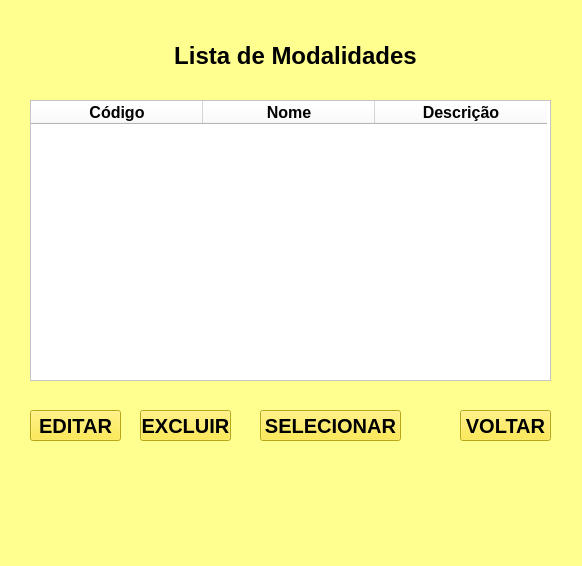
<?xml version="1.0" encoding="UTF-8"?>
<ui version="4.0">
 <class>Form</class>
 <widget class="QWidget" name="Form">
  <property name="geometry">
   <rect>
    <x>0</x>
    <y>0</y>
    <width>582</width>
    <height>566</height>
   </rect>
  </property>
  <property name="windowTitle">
   <string>Form</string>
  </property>
  <property name="styleSheet">
   <string notr="true">background-color: rgb(254, 255, 142);
alternate-background-color: rgb(255, 255, 127);
background-color: rgb(254, 255, 142);</string>
  </property>
  <widget class="QLabel" name="label">
   <property name="geometry">
    <rect>
     <x>10</x>
     <y>30</y>
     <width>571</width>
     <height>51</height>
    </rect>
   </property>
   <property name="font">
    <font>
     <pointsize>18</pointsize>
     <weight>75</weight>
     <bold>true</bold>
    </font>
   </property>
   <property name="styleSheet">
    <string notr="true">background-color: rgb(254, 255, 142);</string>
   </property>
   <property name="text">
    <string>Lista de Modalidades</string>
   </property>
   <property name="alignment">
    <set>Qt::AlignCenter</set>
   </property>
  </widget>
  <widget class="QTableWidget" name="tableWidget">
   <property name="geometry">
    <rect>
     <x>30</x>
     <y>100</y>
     <width>521</width>
     <height>281</height>
    </rect>
   </property>
   <property name="font">
    <font>
     <pointsize>12</pointsize>
     <weight>75</weight>
     <bold>true</bold>
    </font>
   </property>
   <property name="styleSheet">
    <string notr="true">background-color: rgb(255, 255, 255);</string>
   </property>
   <attribute name="horizontalHeaderDefaultSectionSize">
    <number>172</number>
   </attribute>
   <column>
    <property name="text">
     <string>Código</string>
    </property>
    <property name="font">
     <font>
      <pointsize>12</pointsize>
      <weight>75</weight>
      <bold>true</bold>
     </font>
    </property>
   </column>
   <column>
    <property name="text">
     <string>Nome</string>
    </property>
    <property name="font">
     <font>
      <pointsize>12</pointsize>
      <weight>75</weight>
      <bold>true</bold>
     </font>
    </property>
   </column>
   <column>
    <property name="text">
     <string>Descrição</string>
    </property>
    <property name="font">
     <font>
      <pointsize>12</pointsize>
      <weight>75</weight>
      <bold>true</bold>
     </font>
    </property>
   </column>
  </widget>
  <widget class="QPushButton" name="pushButton_2">
   <property name="geometry">
    <rect>
     <x>30</x>
     <y>410</y>
     <width>91</width>
     <height>31</height>
    </rect>
   </property>
   <property name="font">
    <font>
     <pointsize>15</pointsize>
     <weight>75</weight>
     <bold>true</bold>
    </font>
   </property>
   <property name="styleSheet">
    <string notr="true">background-color: rgb(255, 232, 34);</string>
   </property>
   <property name="text">
    <string>EDITAR</string>
   </property>
  </widget>
  <widget class="QPushButton" name="pushButton_3">
   <property name="geometry">
    <rect>
     <x>140</x>
     <y>410</y>
     <width>91</width>
     <height>31</height>
    </rect>
   </property>
   <property name="font">
    <font>
     <pointsize>15</pointsize>
     <weight>75</weight>
     <bold>true</bold>
    </font>
   </property>
   <property name="styleSheet">
    <string notr="true">background-color: rgb(255, 232, 34);</string>
   </property>
   <property name="text">
    <string>EXCLUIR</string>
   </property>
  </widget>
  <widget class="QPushButton" name="pushButton_4">
   <property name="geometry">
    <rect>
     <x>460</x>
     <y>410</y>
     <width>91</width>
     <height>31</height>
    </rect>
   </property>
   <property name="font">
    <font>
     <pointsize>15</pointsize>
     <weight>75</weight>
     <bold>true</bold>
    </font>
   </property>
   <property name="styleSheet">
    <string notr="true">background-color: rgb(255, 232, 34);</string>
   </property>
   <property name="text">
    <string>VOLTAR</string>
   </property>
  </widget>
  <widget class="QLabel" name="label_9">
   <property name="geometry">
    <rect>
     <x>210</x>
     <y>430</y>
     <width>161</width>
     <height>131</height>
    </rect>
   </property>
   <property name="text">
    <string/>
   </property>
   <property name="pixmap">
    <pixmap>logoacademiaOF-removebg-preview (1).png</pixmap>
   </property>
   <property name="scaledContents">
    <bool>true</bool>
   </property>
  </widget>
  <widget class="QPushButton" name="pushButton_5">
   <property name="geometry">
    <rect>
     <x>260</x>
     <y>410</y>
     <width>141</width>
     <height>31</height>
    </rect>
   </property>
   <property name="font">
    <font>
     <pointsize>15</pointsize>
     <weight>75</weight>
     <bold>true</bold>
    </font>
   </property>
   <property name="styleSheet">
    <string notr="true">background-color: rgb(255, 232, 34);</string>
   </property>
   <property name="text">
    <string>SELECIONAR</string>
   </property>
  </widget>
  <zorder>label_9</zorder>
  <zorder>label</zorder>
  <zorder>tableWidget</zorder>
  <zorder>pushButton_2</zorder>
  <zorder>pushButton_3</zorder>
  <zorder>pushButton_4</zorder>
  <zorder>pushButton_5</zorder>
 </widget>
 <resources/>
 <connections/>
</ui>
